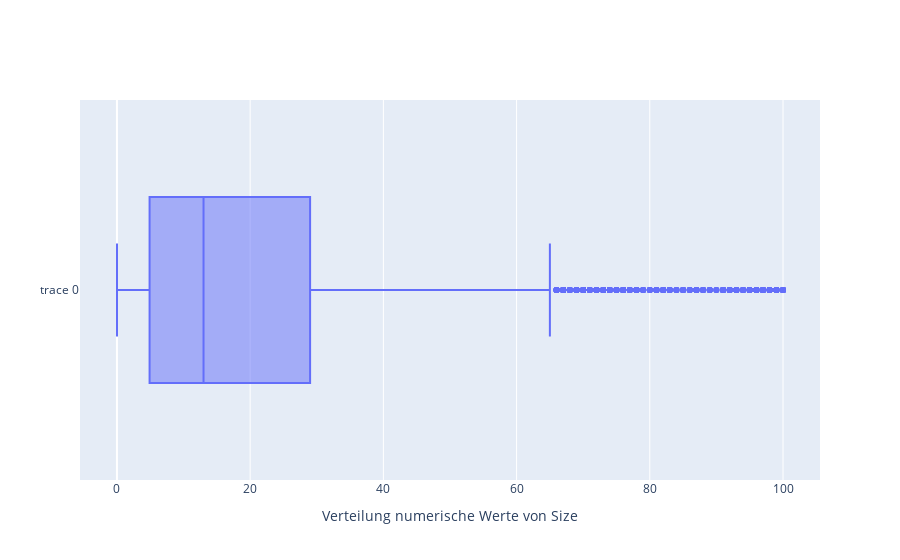

The notebook cell this image was saved under:
### Code cell
data = [
    go.Box( x = sorted(only_numeric_values['Size']))
    ]

fig = go.Figure(data)
fig.update_xaxes(title_text='Verteilung numerische Werte von Size')
fig.show()

### Figure 1 — Plotly figure (JSON) as saved in the notebook; plotly's stock layout.template omitted (floating-point values rounded to 4 significant figures; data arrays with more than 128 entries replaced by an {"elided": "..."} marker saying what was removed)
{"data": [{"type": "box", "x": {"elided": "7304 float values"}}], "layout": {"xaxis": {"title": {"text": "Verteilung numerische Werte von Size"}}}}
